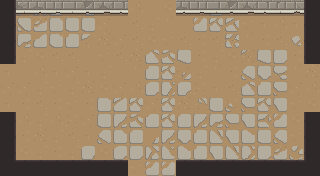

The image is a tile-based game level rendered from a .tmx file. Its description and complete source (layers, tilesets, objects, tile grids) follow:
An orthogonal 20x11 tile map with 16x16 px tiles, 6 tile layers (ground, dressing, decor, walls, ...), 3 tilesets and 9 objects (5x ENTRY, 4x PROP).

<map version="1.10" tiledversion="1.10.2" orientation="orthogonal" renderorder="right-down" width="20" height="11" tilewidth="16" tileheight="16" infinite="0" nextlayerid="8" nextobjectid="10">
 <tileset firstgid="1" name="wall" tilewidth="16" tileheight="16" tilecount="176" columns="11">
  <image source="../../../gfx/tiles/crypt/walls_floor.png" width="176" height="256" />
 </tileset>
 <tileset firstgid="177" name="slabs" tilewidth="16" tileheight="16" tilecount="207" columns="9">
  <image source="../../../gfx/tiles/crypt/slabs.png" width="144" height="368" />
 </tileset>
 <tileset firstgid="384" name="objects" tilewidth="16" tileheight="16" tilecount="384" columns="24">
  <image source="../../../gfx/tiles/crypt/objects.png" width="384" height="256" />
 </tileset>
 <layer id="1" name="ground" width="20" height="11">
  <data encoding="csv">
359,379,357,356,372,346,161,157,151,162,152,157,158,345,158,163,161,159,152,152,
352,348,376,336,338,338,158,162,159,156,161,162,368,353,356,164,153,151,153,352,
344,349,377,330,344,372,163,158,159,152,164,159,160,159,382,161,160,159,370,153,
153,156,152,159,159,162,164,159,163,361,362,335,160,156,152,364,335,332,160,162,
153,162,151,153,158,153,156,162,161,344,353,374,156,161,160,369,358,378,161,163,
158,158,156,164,156,163,152,158,151,347,366,342,157,153,159,361,344,379,158,151,
153,160,159,160,164,160,339,351,353,158,353,163,365,338,373,379,353,359,164,152,
153,151,156,151,157,158,338,380,362,331,353,340,380,349,379,359,354,368,152,156,
159,160,163,156,159,153,369,341,340,381,380,358,344,350,359,343,338,369,164,164,
163,152,156,160,156,337,152,347,332,355,375,343,344,359,350,371,332,376,363,355,
162,151,152,161,160,363,151,152,164,368,368,360,338,345,354,382,370,342,336,332
</data>
 </layer>
 <layer id="2" name="dressing" width="20" height="11">
  <data encoding="csv">
0,0,0,0,0,0,0,0,0,0,0,0,0,0,0,0,0,0,0,0,
0,0,0,0,0,0,0,0,0,0,0,0,0,0,0,0,0,0,0,0,
0,0,0,0,0,0,0,0,0,0,0,0,0,0,0,0,0,0,0,0,
0,0,0,0,0,0,0,0,0,0,0,0,0,0,0,0,0,0,0,0,
0,0,0,0,0,0,0,0,0,0,0,0,0,0,0,0,0,0,0,0,
0,0,0,0,0,0,0,0,0,0,0,0,0,0,0,0,0,0,0,0,
0,0,0,0,0,0,0,0,0,0,0,0,0,0,0,0,0,0,0,0,
0,0,0,0,0,0,0,0,0,0,0,0,0,0,0,0,0,0,0,0,
0,0,0,0,0,0,0,0,0,0,0,0,0,0,0,0,0,0,0,0,
0,0,0,0,0,0,0,0,0,0,0,0,0,0,0,0,0,0,0,0,
0,0,0,0,0,0,0,0,0,0,0,0,0,0,0,0,0,0,0,0
</data>
 </layer>
 <layer id="3" name="decor" width="20" height="11">
  <data encoding="csv">
0,0,0,0,0,0,0,0,0,0,0,0,0,0,0,0,0,0,0,0,
0,0,0,0,0,0,0,0,0,0,0,0,0,0,0,0,0,0,0,0,
0,0,0,0,0,0,0,0,0,0,0,0,0,0,0,0,0,0,0,0,
0,0,0,0,0,0,0,0,0,0,0,0,0,0,0,0,0,0,0,0,
0,0,0,0,0,0,0,0,0,0,0,0,0,0,0,0,0,0,0,0,
0,0,0,0,0,0,0,0,0,0,0,0,0,0,0,0,0,0,0,0,
0,0,0,0,0,0,0,0,0,0,0,0,0,0,0,0,0,0,0,0,
0,0,0,0,0,0,0,0,0,0,0,0,0,0,0,0,0,0,0,0,
0,0,0,0,0,0,0,0,0,0,0,0,0,0,0,0,0,0,0,0,
0,0,0,0,0,0,0,0,0,0,0,0,0,0,0,0,0,0,0,0,
0,0,0,0,0,0,0,0,0,0,0,0,0,0,0,0,0,0,0,0
</data>
 </layer>
 <layer id="4" name="walls" width="20" height="11">
  <data encoding="csv">
123,196,197,198,199,200,201,202,0,0,0,197,198,199,200,201,202,203,195,125,
123,0,0,0,0,0,0,0,0,0,0,0,0,0,0,0,0,0,0,125,
123,0,0,0,0,0,0,0,0,0,0,0,0,0,0,0,0,0,0,125,
123,0,0,0,0,0,0,0,0,0,0,0,0,0,0,0,0,0,0,125,
0,0,0,0,0,0,0,0,0,0,0,0,0,0,0,0,0,0,0,0,
0,0,0,0,0,0,0,0,0,0,0,0,0,0,0,0,0,0,0,0,
0,0,0,0,0,0,0,0,0,0,0,0,0,0,0,0,0,0,0,0,
123,0,0,0,0,0,0,0,0,0,0,0,0,0,0,0,0,0,0,125,
123,0,0,0,0,0,0,0,0,0,0,0,0,0,0,0,0,0,0,125,
123,0,0,0,0,0,0,0,0,0,0,0,0,0,0,0,0,0,0,125,
134,135,135,135,135,135,135,135,0,0,0,135,135,135,135,135,135,135,135,136
</data>
 </layer>
 <layer id="5" name="props" width="20" height="11">
  <data encoding="csv">
0,0,0,0,0,0,0,0,0,0,0,0,0,0,0,0,0,0,0,0,
0,0,0,0,0,0,0,0,0,0,0,0,0,0,0,0,0,0,0,0,
0,0,0,0,0,0,0,0,0,0,0,0,0,0,0,0,0,0,0,0,
0,0,0,0,0,0,0,0,0,0,0,0,0,0,0,0,0,0,0,0,
0,0,0,0,0,0,0,0,0,0,0,0,0,0,0,0,0,0,0,0,
0,0,0,0,0,0,0,0,0,0,0,0,0,0,0,0,0,0,0,0,
0,0,0,0,0,0,0,0,0,0,0,0,0,0,0,0,0,0,0,0,
0,0,0,0,0,0,0,0,0,0,0,0,0,0,0,0,0,0,0,0,
0,0,0,0,0,0,0,0,0,0,0,0,0,0,0,0,0,0,0,0,
0,0,0,0,0,0,0,0,0,0,0,0,0,0,0,0,0,0,0,0,
0,0,0,0,0,0,0,0,0,0,0,0,0,0,0,0,0,0,0,0
</data>
 </layer>
 <layer id="6" name="overhead" width="20" height="11">
  <data encoding="csv">
0,0,0,0,0,0,0,0,0,0,0,0,0,0,0,0,0,0,0,0,
0,0,0,0,0,0,0,0,0,0,0,0,0,0,0,0,0,0,0,0,
0,0,0,0,0,0,0,0,0,0,0,0,0,0,0,0,0,0,0,0,
0,0,0,0,0,0,0,0,0,0,0,0,0,0,0,0,0,0,0,0,
0,0,0,0,0,0,0,0,0,0,0,0,0,0,0,0,0,0,0,0,
0,0,0,0,0,0,0,0,0,0,0,0,0,0,0,0,0,0,0,0,
0,0,0,0,0,0,0,0,0,0,0,0,0,0,0,0,0,0,0,0,
0,0,0,0,0,0,0,0,0,0,0,0,0,0,0,0,0,0,0,0,
0,0,0,0,0,0,0,0,0,0,0,0,0,0,0,0,0,0,0,0,
0,0,0,0,0,0,0,0,0,0,0,0,0,0,0,0,0,0,0,0,
0,0,0,0,0,0,0,0,0,0,0,0,0,0,0,0,0,0,0,0
</data>
 </layer>
 <objectgroup id="7" name="spawns">
  <object id="1" name="UP" type="ENTRY" x="152" y="24" />
  <object id="2" name="DOWN" type="ENTRY" x="152" y="152" />
  <object id="3" name="LEFT" type="ENTRY" x="24" y="88" />
  <object id="4" name="RIGHT" type="ENTRY" x="296" y="88" />
  <object id="5" name="" type="ENTRY" x="168" y="88" />
  <object id="6" name="torch" type="PROP" x="56" y="168" />
  <object id="7" name="torch" type="PROP" x="264" y="168" />
  <object id="8" name="torch" type="PROP" x="8" y="136" />
  <object id="9" name="torch" type="PROP" x="312" y="136" />
 </objectgroup>
</map>
